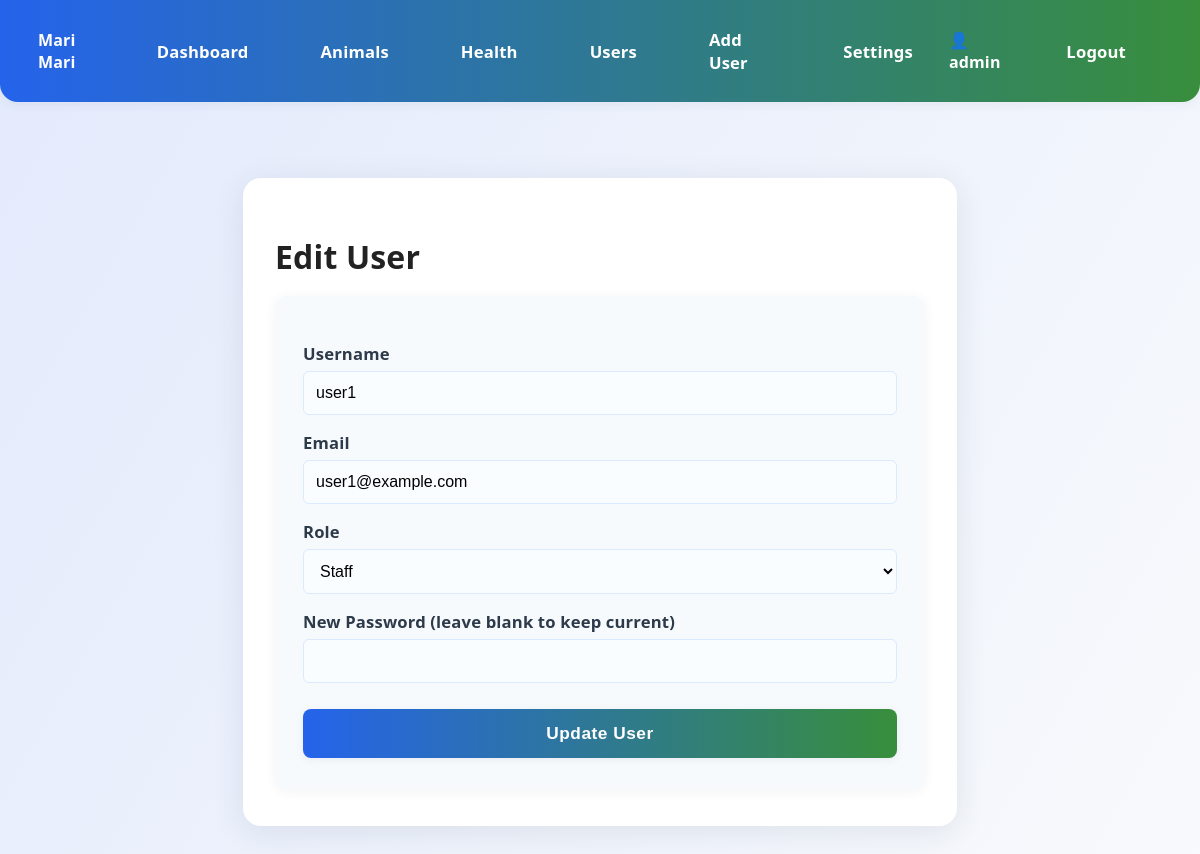
/users/4/edit (signed in), run on the app's committed database.
### models/settings.py (models this page shows)
class AppSettings(db.Model):
    __tablename__ = "app_settings"
    id = db.Column(db.Integer, primary_key=True)
    farm_name = db.Column(db.String(128), default="My Farm")

### models/user.py (models this page shows, shortened)
class User(db.Model):
    __tablename__ = 'user'
    id = db.Column(db.Integer, primary_key=True)
    username = db.Column(db.String(50), unique=True, nullable=False)
    email = db.Column(db.String(120), unique=True, nullable=False)
    password_hash = db.Column(db.String(128), nullable=False)
    role = db.Column(db.String(20), default='staff')  # 'admin', 'staff', etc.

### app.py (the view, shortened to what this page needs)
@app.route("/users/<int:user_id>/edit", methods=["GET", "POST"])
def edit_user(user_id):
    if not g.current_user or g.current_user.role != "admin":
        flash("Only admin can edit users.", "danger")
        return redirect(url_for("dashboard"))
    user = User.query.get_or_404(user_id)
    return render_template("edit_user.html", user=user)

### app.py (called while the page is built)
@app.before_request
def create_tables():
    try:
        if not AppSettings.query.first():
            default_settings = AppSettings(farm_name="My Farm")
            db.session.add(default_settings)
            db.session.commit()
        admin_user = User.query.filter_by(username="admin").first()
        if not admin_user:
            admin = User(username="admin", email="admin@example.com", role="admin")
            admin.set_password("pass123")
            db.session.add(admin)
            db.session.commit()
            print("[DEBUG] Admin user created with username 'admin' and password 'pass123'. Hash:", admin.password_hash)
        else:
            print(f"[DEBUG] Admin user already exists. Username: {admin_user.username}, Hash: {admin_user.password_hash}")
    except Exception as e:
        print(f"[DEBUG] Exception in create_tables: {e}")
        pass

@app.before_request
def load_logged_in_user():
    user_id = session.get("user_id")
    g.current_user = db.session.get(User,user_id) if user_id else None

def get_settings():
    try:
        return AppSettings.query.first()
    except Exception:
        return None

@app.context_processor
def inject_globals():
    return dict(settings=get_settings(), get_flashed_messages=get_flashed_messages)

### templates/edit_user.html (shortened to what this page needs)
{% extends "base.html" %}
{% block content %}
<div class="container">
  <h1 style="margin-bottom: 18px;">Edit User</h1>
  <form method="POST" class="form-card">
    <label>Username</label>
    <input type="text" name="username" value="{{ user.username }}" required>
    <label>Email</label>
    <input type="email" name="email" value="{{ user.email }}" required>
    <label>Role</label>
    <select name="role" required>
      <option value="staff" {% if user.role == "staff" %}selected{% endif %}>Staff</option>
    </select>
    <label>New Password (leave blank to keep current)</label>
    <input type="password" name="password" autocomplete="new-password">
    <button type="submit">Update User</button>
  </form>
</div>
{% endblock %}

### templates/base.html (shortened to what this page needs)
<!DOCTYPE html>
<html>
<head>
  <link rel="stylesheet" href="/static/style.css">
</head>
<body>
  <div class="navbar">
    <div class="nav-left">
      <span style="font-weight:700; color:#fff; margin-right:18px;">
        {{ (settings.farm_name if settings is defined else "Farm Manager") }}
      </span>
      <a href="/dashboard">Dashboard</a>
      <a href="/animals">Animals</a>
      <a href="/health-records">Health</a>
      {% if g.current_user and g.current_user.role == 'admin' %}
        <a href="/users">Users</a>
        <a href="/register">Add User</a>
        <a href="/settings">Settings</a>
      {% endif %}
    </div>
    <div class="nav-right">
      {% if g.current_user %}
        <span style="margin-right: 12px; font-weight:600; color:#fff; letter-spacing:0.01em;">👤 {{ g.current_user.username }}</span>
        <a href="/logout">Logout</a>
      {% endif %}
    </div>
  </div>
  <div class="content">
    {% block content %}{% endblock %}
  </div>
</body>
</html>

### static/style.css (style rules this page uses)
body { min-height: 100vh; font-family: 'Segoe UI', 'Roboto', Arial, sans-serif; background: linear-gradient(120deg, #e3eafc 0%, #f8fafc 100%); margin: 0; padding: 0; color: #222; letter-spacing: 0.01em; }
.container { max-width: 650px; margin: 48px auto; padding: 36px 32px; background: #fff; box-shadow: 0 6px 32px rgba(44,62,80,0.10); border-radius: 18px; }
.form-card { display: flex; flex-direction: column; background: #f7fafd; border-radius: 12px; padding: 32px 28px; box-shadow: 0 2px 12px rgba(44,62,80,0.06); }
label { margin: 14px 0 6px; color: #2d3a4a; font-weight: 600; font-size: 1.04em; letter-spacing: 0.01em; }
input, select, textarea { padding: 12px; font-size: 1em; border: 1.5px solid #dbeafe; border-radius: 6px; background: #fafdff; margin-bottom: 2px; transition: border 0.2s; outline: none; box-sizing: border-box; }
button { margin-top: 24px; padding: 14px 0; background: linear-gradient(90deg, #2563eb 0%, #388e3c 100%); color: white; font-weight: 700; font-size: 1.08em; border: none; border-radius: 8px; cursor: pointer; box-shadow: 0 2px 8px rgba(44,62,80,0.07); transition: background 0.2s, box-shadow 0.2s; letter-spacing: 0.03em; }
.navbar { display: flex; justify-content: space-between; align-items: center; background: linear-gradient(90deg, #2563eb 0%, #388e3c 100%); padding: 18px 38px; border-radius: 0 0 18px 18px; box-shadow: 0 2px 12px rgba(44,62,80,0.07); }
.navbar a { color: #fff; text-decoration: none; font-weight: 700; margin: 0 14px; padding: 10px 22px; border-radius: 8px; transition: background 0.2s, color 0.2s; font-size: 1.04em; letter-spacing: 0.01em; }
.nav-left, .nav-right { display: flex; align-items: center; }
.content { padding: 28px 0; max-width: 900px; margin: 0 auto; }

### templates/base.html (style rules this page uses)
body { background: linear-gradient(120deg, #e3eafc 0%, #f8fafc 100%); min-height: 100vh; }
.content { max-width: 900px; margin: 0 auto; padding: 28px 0; }

### data on the page
AppSettings: farm_name "Mari Mari"
User: current_user.username "admin"
User: username "user1", email "user1@example.com", role "Staff"
